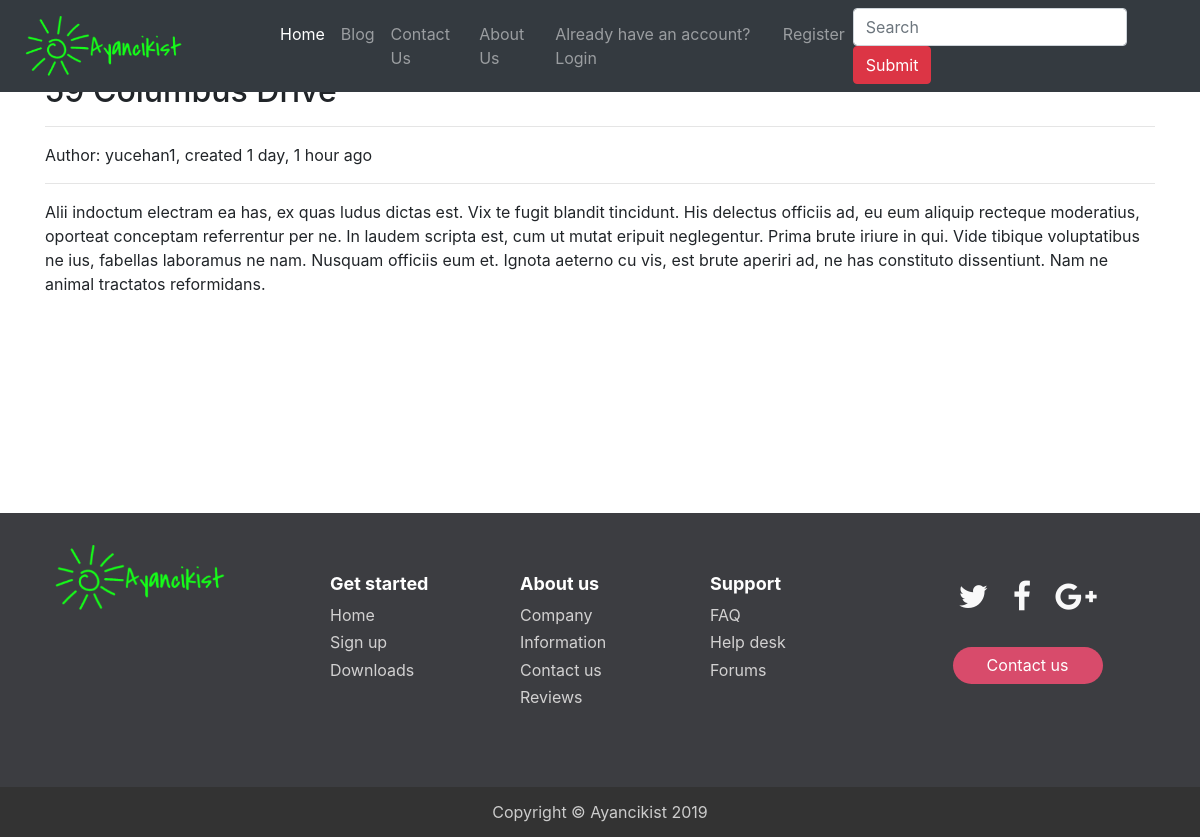
Page /blog/2 on the committed database.
### blog/models.py (models this page shows, shortened)
class Post(models.Model):
    author = models.ForeignKey(User, on_delete=models.CASCADE)
    title = models.CharField(max_length=200)
    text = models.TextField()
    published_date = models.DateTimeField(auto_now=True)

### blog/views.py (the view)
# urls.py: path('blog/<int:pk>', PostDetailView.as_view(), name='post-detail'),
class PostDetailView(DetailView):
    model = Post
    def get_context_data(self, **kwargs):
        context = super().get_context_data(**kwargs)
        context['now'] = timezone.now()
        return context

### templates/blog/post_detail.html
{% extends "base.html" %}
{% load humanize %}
{% block content %}
  <h2>{{object.title}}</h2><hr>
  <p>Author: {{object.author}}, created {{object.published_date | timesince}} ago</p><hr>
  <p>{{object.text}}</p>
{% endblock %}

### ayancikist/static/css/footer.css (style rules this page uses)
html { height: 100%; }
body { display: flex; display: -webkit-flex; flex-direction: column; -webkit-flex-direction: column; height: 100%; }

### rows in the picture
Post: author "yucehan1", published_date "1 day, 1 hour", text "Alii indoctum electram ea has, ex quas ludus dictas est. Vix te fugit blandit tincidunt. His delectus officiis ad, eu eum aliquip recteque moderatius, oporteat conceptam referrentur per ne. In laudem scripta est, cum ut mutat eripuit neglegentur. Prima brute iriure in qui. Vide tibique voluptatibus ne ius, fabellas laboramus ne nam. Nusquam officiis eum et. Ignota aeterno cu vis, est brute aperiri ad, ne has constituto dissentiunt. Nam ne animal tractatos reformidans."
